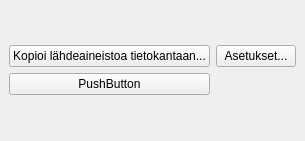
<?xml version="1.0" encoding="UTF-8"?>
<ui version="4.0">
 <class>YleiskaavaDockWidgetBase</class>
 <widget class="QDockWidget" name="YleiskaavaDockWidgetBase">
  <property name="geometry">
   <rect>
    <x>0</x>
    <y>0</y>
    <width>232</width>
    <height>141</height>
   </rect>
  </property>
  <property name="windowTitle">
   <string>Yleiskaavoituksen tietokantatyökalu</string>
  </property>
  <widget class="QWidget" name="dockWidgetContents">
   <layout class="QGridLayout" name="gridLayout">
    <item row="0" column="0">
     <layout class="QGridLayout" name="gridLayout_2">
      <item row="0" column="0">
       <widget class="QPushButton" name="pushButtonCopySourceDataToDatabase">
        <property name="text">
         <string>Kopioi lähdeaineistoa tietokantaan...</string>
        </property>
       </widget>
      </item>
      <item row="1" column="0">
       <widget class="QPushButton" name="pushButton">
        <property name="text">
         <string>PushButton</string>
        </property>
       </widget>
      </item>
      <item row="0" column="1">
       <widget class="QPushButton" name="pushButtonSettings">
        <property name="text">
         <string>Asetukset...</string>
        </property>
       </widget>
      </item>
     </layout>
    </item>
   </layout>
  </widget>
 </widget>
 <resources/>
 <connections/>
</ui>
